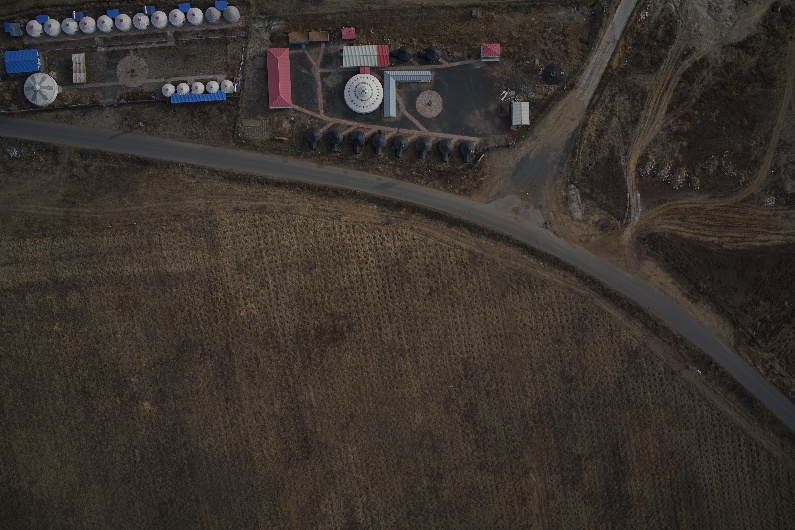
//> input picture Image_project/test_photo/DSC00032.JPG, 795 x 530 px
$ ./image_project2   (built with g++ and OpenCV 4)
//> lines starting //> are read from the running program, lines starting //| are printed output that depends on the picture
#include <iostream>
#include <opencv2/highgui/highgui.hpp>
#include <opencv2/opencv.hpp>
#include <opencv2/xfeatures2d.hpp>
#include <opencv2/core/core.hpp>
#include <opencv2/imgproc/imgproc.hpp>
#include <math.h>


using namespace std;
using namespace cv;
using namespace cv::xfeatures2d;


typedef std::set<std::pair<int,int> > MatchesSet;

typedef struct
{
    Point2f left_top;
    Point2f left_bottom;
    Point2f right_top;
    Point2f right_bottom;
}four_corners_t;

four_corners_t corners;

// [190 lines left out: functions CalcCorners, Rotate, main_test, not called in this run]


//orb test
int main(int argc, char *argv[])
{
	Mat image01= imread("./test_photo/DSC00032.JPG");
//> image01 is the input picture: 530 rows x 795 cols, CV_8UC3; mean B, G, R 44.8, 50.6, 56.9
	Mat image02 = imread("./test_photo/DSC00033.JPG");
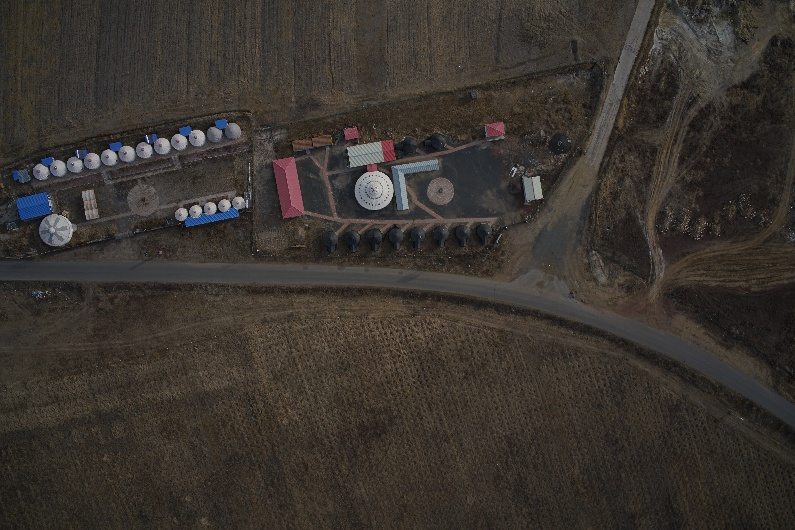
//> input picture Image_project/test_photo/DSC00033.JPG, 795 x 530 px
//> image02 is the input picture: 530 rows x 795 cols, CV_8UC3; mean B, G, R 46.9, 52.3, 58

	//»Ò¶ÈÍ¼×ª»»
	Mat image1, image2;
	cvtColor(image01, image1, CV_RGB2GRAY);
	cvtColor(image02, image2, CV_RGB2GRAY);


	Ptr<ORB> orb = ORB::create(2000);
	std::vector<KeyPoint> keypoints1, keypoints2;
	orb->detect(image1, keypoints1);
//> keypoints1 = 1473 keypoints; strongest (x, y, size): (203, 85, 31), (231, 82, 31), (202, 86, 44.6), (233, 85, 31)
	orb->detect(image2, keypoints2);
//> keypoints2 = 1878 keypoints; strongest (x, y, size): (145, 141, 31), (515, 169, 31), (148, 141, 31), (147, 137, 31)

	Mat descriptors1, descriptors2;
	orb->compute(image1, keypoints1, descriptors1);
	orb->compute(image2, keypoints1, descriptors2);
#if 0
	flann::Index flannIndex(descriptors1, flann::LshIndexParams(12, 20, 2), cvflann::FLANN_DIST_HAMMING);

    vector<DMatch> GoodMatchePoints;

    Mat macthIndex(descriptors2.rows, 2, CV_32SC1), matchDistance(descriptors2.rows, 2, CV_32FC1);
    flannIndex.knnSearch(descriptors2, macthIndex, matchDistance, 2, flann::SearchParams());

    // Lowe's algorithm,»ñÈ¡ÓÅÐãÆ¥Åäµã
    for (int i = 0; i < matchDistance.rows; i++)
    {
        if (matchDistance.at<float>(i, 0) < 0.5 * matchDistance.at<float>(i, 1))
        {
            DMatch dmatches(i, macthIndex.at<int>(i, 0), matchDistance.at<float>(i, 0));
            GoodMatchePoints.push_back(dmatches);
        }
    }

	cout << "good matches:" << GoodMatchePoints.size() << endl;

    Mat first_match;
    drawMatches(image02, keypoints2, image01, keypoints1, GoodMatchePoints, first_match, Scalar::all(-1), Scalar::all(-1), std::vector<char>(),
				DrawMatchesFlags::NOT_DRAW_SINGLE_POINTS);
	imwrite("first_match.jpg", first_match);
    imshow("first_match ", first_match);

    vector<Point2f> imagePoints1, imagePoints2;

    for (int i = 0; i<GoodMatchePoints.size(); i++)
    {
        imagePoints2.push_back(keypoints2[GoodMatchePoints[i].queryIdx].pt);
        imagePoints1.push_back(keypoints1[GoodMatchePoints[i].trainIdx].pt);
    }
#else
	FlannBasedMatcher matcher;
	std::vector<DMatch> matches;

	if(descriptors1.type() != CV_32F)
	{
		descriptors1.convertTo(descriptors1, CV_32F);
		descriptors2.convertTo(descriptors2, CV_32F);
	}

	matcher.match(descriptors1, descriptors2, matches);
//> matches = 1473 matches

	double min_dist = min_element(matches.begin(), matches.end(),
					[](const DMatch& d1, const DMatch& d2)->double
	{
		return d1.distance < d2.distance;
	})->distance;
//> min_dist = 184.6

	cout << "min distance" << min_dist << endl;
//| min distance184.616

	vector<DMatch> good_matches;
	for(int i = 0; i < descriptors1.rows; i++)
	{
		if(matches[i].distance < max<double>(min_dist * 2, 60.0))
		{
			good_matches.push_back(matches[i]);
		}
	}
//> after the loop, good_matches = 880 matches

	cout << "good matches size:" << good_matches.size() << endl;
//| good matches size:880

	Mat img_matches;
	drawMatches(image01, keypoints1, image02, keypoints2,
			good_matches, img_matches, Scalar::all(-1), Scalar::all(-1),
			std::vector<char>(), DrawMatchesFlags::NOT_DRAW_SINGLE_POINTS);
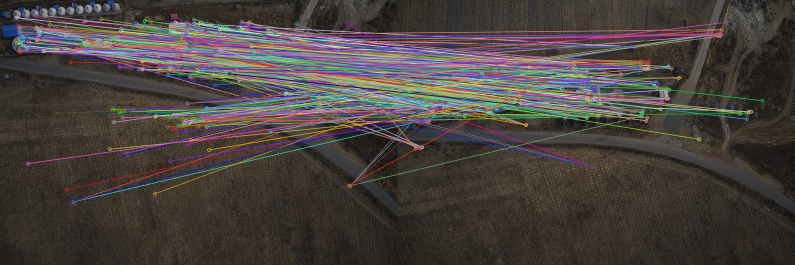
//> img_matches: 530 rows x 1590 cols, CV_8UC3 (shown at 1/2 size); mean B, G, R 62.4, 65.8, 72.8

	imwrite("good_matches.jpg", img_matches);
	imshow("good matches", img_matches);

#endif

	cout << "------------ok-----------" << endl;
	waitKey();


	return 0;
}
